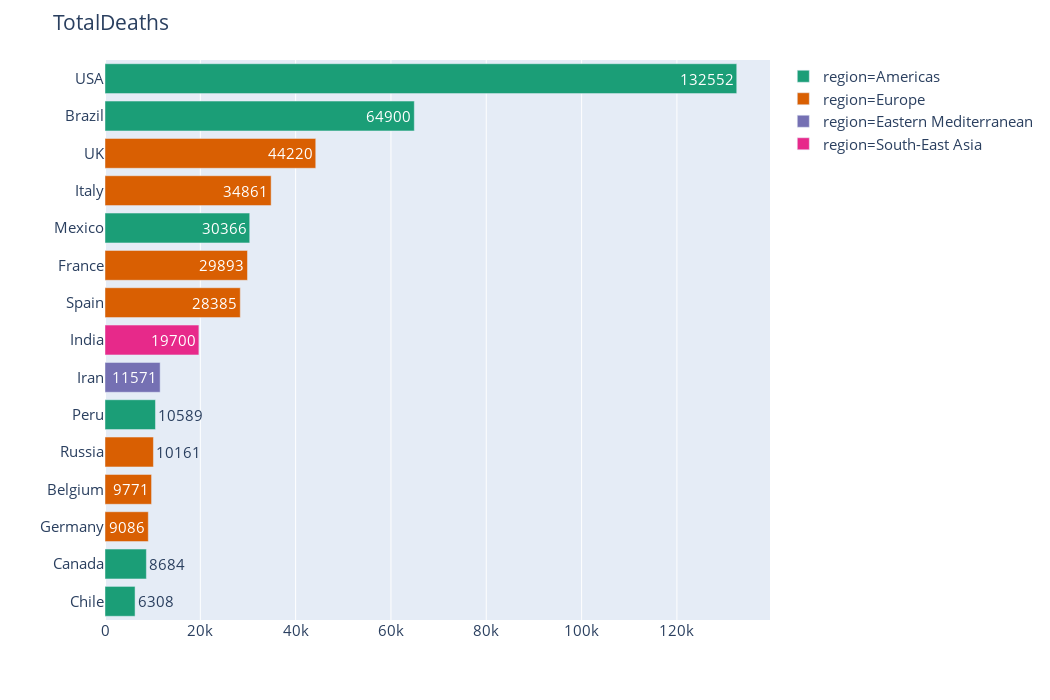

The notebook cell this image was saved under:
### Code cell
plot_hbar(df_final, 'TotalDeaths', 15)

### Figure 1 — Plotly figure (JSON) as saved in the notebook; plotly's stock layout.template omitted (floating-point values rounded to 4 significant figures)
{"data": [{"alignmentgroup": "True", "hoverlabel": {"namelength": 0}, "hovertemplate": "region=Americas<br>TotalDeaths=%{text}<br>country=%{y}", "legendgroup": "region=Americas", "marker": {"color": "rgb(27,158,119)"}, "name": "region=Americas", "offsetgroup": "region=Americas", "orientation": "h", "showlegend": true, "text": [6308, 8684, 10589, 30366, 64900, 132552], "textposition": "auto", "type": "bar", "x": [6308, 8684, 10589, 30366, 64900, 132552], "xaxis": "x", "y": ["Chile", "Canada", "Peru", "Mexico", "Brazil", "USA"], "yaxis": "y"}, {"alignmentgroup": "True", "hoverlabel": {"namelength": 0}, "hovertemplate": "region=Europe<br>TotalDeaths=%{text}<br>country=%{y}", "legendgroup": "region=Europe", "marker": {"color": "rgb(217,95,2)"}, "name": "region=Europe", "offsetgroup": "region=Europe", "orientation": "h", "showlegend": true, "text": [9086, 9771, 10161, 28385, 29893, 34861, 44220], "textposition": "auto", "type": "bar", "x": [9086, 9771, 10161, 28385, 29893, 34861, 44220], "xaxis": "x", "y": ["Germany", "Belgium", "Russia", "Spain", "France", "Italy", "UK"], "yaxis": "y"}, {"alignmentgroup": "True", "hoverlabel": {"namelength": 0}, "hovertemplate": "region=Eastern Mediterranean<br>TotalDeaths=%{text}<br>country=%{y}", "legendgroup": "region=Eastern Mediterranean", "marker": {"color": "rgb(117,112,179)"}, "name": "region=Eastern Mediterranean", "offsetgroup": "region=Eastern Mediterranean", "orientation": "h", "showlegend": true, "text": [11571], "textposition": "auto", "type": "bar", "x": [11571], "xaxis": "x", "y": ["Iran"], "yaxis": "y"}, {"alignmentgroup": "True", "hoverlabel": {"namelength": 0}, "hovertemplate": "region=South-East Asia<br>TotalDeaths=%{text}<br>country=%{y}", "legendgroup": "region=South-East Asia", "marker": {"color": "rgb(231,41,138)"}, "name": "region=South-East Asia", "offsetgroup": "region=South-East Asia", "orientation": "h", "showlegend": true, "text": [19700], "textposition": "auto", "type": "bar", "x": [19700], "xaxis": "x", "y": ["India"], "yaxis": "y"}], "layout": {"barmode": "relative", "font": {"size": 15}, "height": 700, "legend": {"tracegroupgap": 0}, "margin": {"t": 60}, "title": {"text": "TotalDeaths"}, "width": 1050, "xaxis": {"anchor": "y", "domain": [0, 1], "title": {"text": ""}}, "yaxis": {"anchor": "x", "categoryorder": "total ascending", "domain": [0, 1], "title": {"text": ""}}}}
